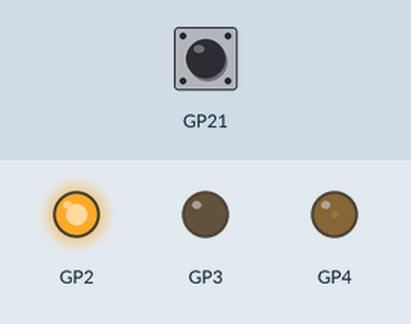
A program run on a simulated Raspberry Pi Pico running MicroPython. Parts: output pins drawn as LEDs (lit = HIGH). The test bench sets the inputs (shaded band); at power-on: GP21 HIGH. What the program prints to the serial console is not drawn.

Above: at 0.15 s.
At 2.35 s:
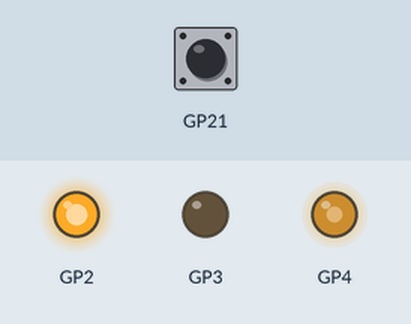
At 4.32 s:
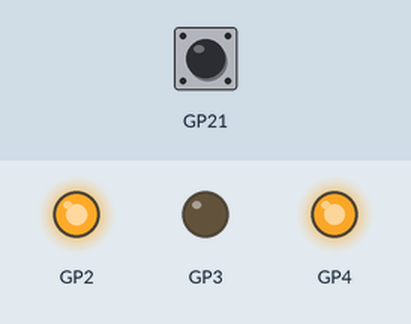
At 7.15 s:
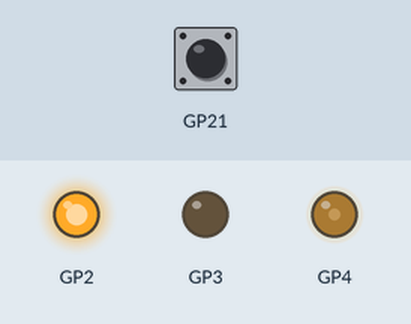
Timing chart, 0 to 9.8 s (numbered marks = the images above):
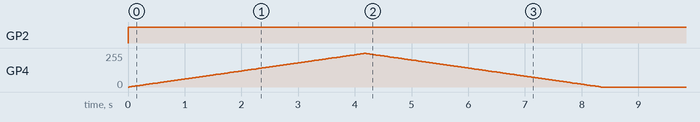

Measured:
- by itself, GP2: LOW → HIGH at 0.00 s
- by itself, GP4: rises from 0/255 to 252/255 in 4.1 s, then falls to 0/255 in 4.2 s

The program:

sensored_motor_driver.py
```python
from motor_driver import MotorDriver
from machine import Pin

class SensoredMotorDriver(MotorDriver):

    def __init__(self, drive_pin_ids, encoder_pin_ids, ab=1):
        # Pin configuration
        super().__init__(*drive_pin_ids)  # call super class's "__init__"
        self.enca_pin = Pin(encoder_pin_ids[0], Pin.IN, Pin.PULL_UP)  # yellow
        self.encb_pin = Pin(encoder_pin_ids[1], Pin.IN, Pin.PULL_UP)  # white
        self.enca_pin.irq(trigger=Pin.IRQ_RISING, handler=self.update_counts)
        # Variables
        self.pulses = 0
        # Properties
        self.AB = ab  # encoder channel order, 1: A rise first, -1: B rise first
        self.PPR = 16  # pulses per revolution, PPR * 4 = CPR
        self.GEAR_RATIO = 102.08  # speed reduction rate, v_wheel = v_motor / GEAR_RATIO
        self.WHEEL_RADIUS = 0.075  # diameter in mm -> radius in m

    def update_counts(self, pin):
        if self.encb_pin.value() == self.enca_pin.value():  # A channel RISE later than B channel
            self.pulses -= self.AB
        else:
            self.pulses += self.AB

if __name__ == '__main__':
    from time import sleep
    from math import pi
    smd = SensoredMotorDriver((2, 3, 4), (21, 20), 1)
    prev_counts = 0

    # Following computation can be wrapped in a Timer callback
    for d in range(200):  # ramp up
        smd.forward(int(65025 / 200 * d))
        sleep(0.02)
        pulses_inc = smd.pulses - prev_counts
        prev_counts = smd.pulses
        revs_inc = pulses_inc / smd.PPR
        rads_inc = revs_inc * 2 * pi
        ang_vel_motor = rads_inc / 0.02  # motor angular velocity
        ang_vel_wheel = ang_vel_motor / smd.GEAR_RATIO  # wheel angular velocity
        print(f"wheel angular velocity: {ang_vel_wheel} rad/s")
        lin_vel = ang_vel_wheel * smd.WHEEL_RADIUS
        print(f"wheel linear velocity: {lin_vel} m/s")

    for d in reversed(range(200)):  # ramp down
        smd.forward(int(65025 / 200 * d))
        sleep(0.02)
        pulses_inc = smd.pulses - prev_counts
        prev_counts = smd.pulses
        revs_inc = pulses_inc / smd.PPR
        rads_inc = revs_inc * 2 * pi
        ang_vel_motor = rads_inc / 0.02  # motor angular velocity
        ang_vel_wheel = ang_vel_motor / smd.GEAR_RATIO  # wheel angular velocity
        print(f"wheel angular velocity: {ang_vel_wheel} rad/s")
        lin_vel = ang_vel_wheel * smd.WHEEL_RADIUS
        print(f"wheel linear velocity: {lin_vel} m/s")

    smd.stop()
    
```

motor_driver.py
```python
from machine import Pin, PWM

class MotorDriver:

    def __init__(self, ina_id, inb_id, pwm_id):
        self.ina_pin = Pin(ina_id, Pin.OUT)
        self.inb_pin = Pin(inb_id, Pin.OUT)
        self.pwm_pin = PWM(Pin(pwm_id))
        self.pwm_pin.freq(1000)
        # Stop motor
        self.pwm_pin.duty_u16(0)
        self.ina_pin.off()
        self.inb_pin.off()

    def stop(self):
        self.pwm_pin.duty_u16(0)

    def forward(self, duty):
        self.ina_pin.on()
        self.inb_pin.off()
        self.pwm_pin.duty_u16(duty)

    def backward(self, duty):
        self.ina_pin.off()
        self.inb_pin.on()
        self.pwm_pin.duty_u16(duty)

if __name__ == '__main__':
    from time import sleep
    md = MotorDriver(6, 7, 8)
    md.forward(40000)
    sleep(4)
    md.stop()
```
